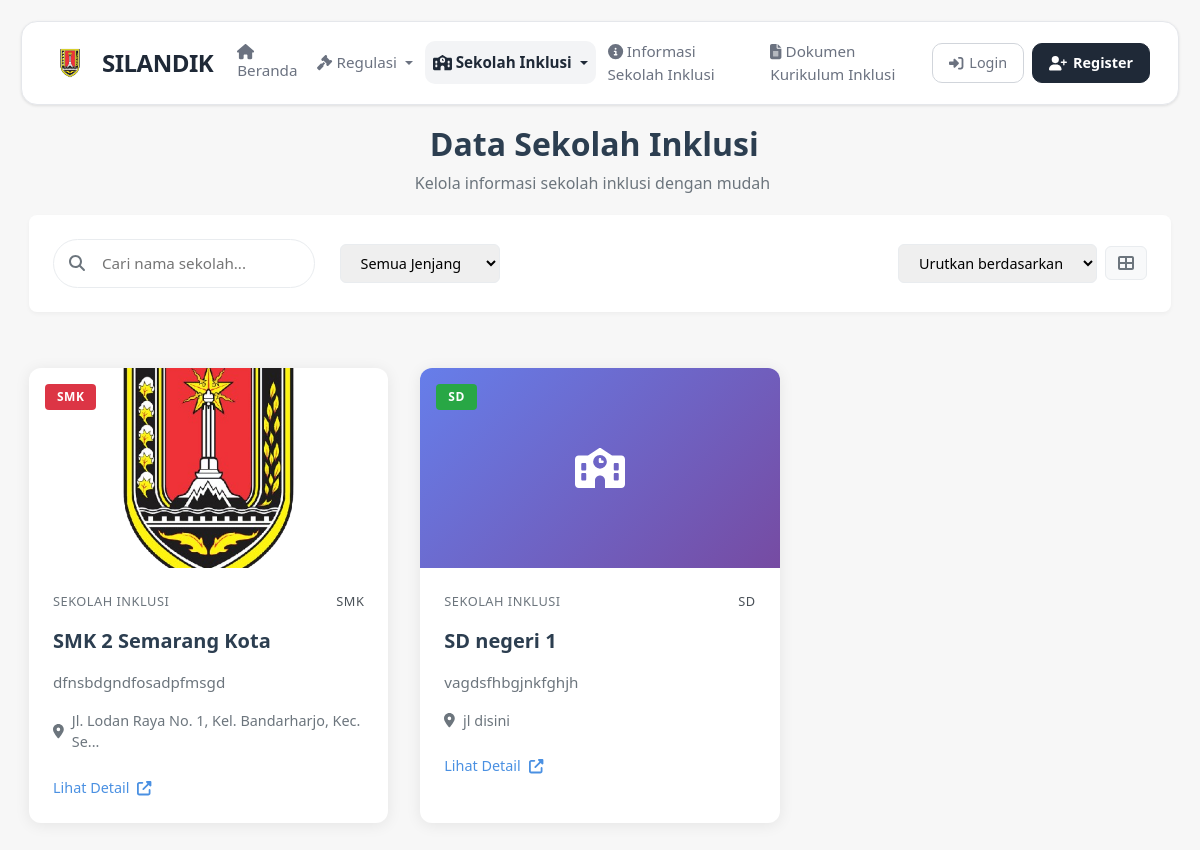
/kategori_data/data_sekolah_inklusi.php, run on the app's committed database.
### tables this page shows
CREATE TABLE `data_sekolah_inklusi` (
  `id` int(11) NOT NULL,
  `npsn` varchar(20) NOT NULL,
  `nama_sekolah` varchar(255) NOT NULL,
  `alamat` varchar(255) NOT NULL,
  `kepala_sekolah` varchar(100) NOT NULL,
  `telepon` varchar(20) DEFAULT NULL,
  `tanggal_berdiri` date DEFAULT NULL,
  `website` varchar(255) DEFAULT NULL,
  `logo_sekolah` varchar(255) DEFAULT NULL,
  `deskripsi` text DEFAULT NULL,
  `jenjang_sekolah` enum('SD','SMP','SMA','SMK') NOT NULL DEFAULT 'SD'
);

### kategori_data/data_sekolah_inklusi.php (the view, shortened to what this page needs)
<?php
include '../partials/head.php';
?>
<div id="background">
    <?php include '../sidebar.php'; ?>
    <div class="header-section">
        <div class="header-container">
            <div class="header-title">
                <h1 class="page-title">Data Sekolah Inklusi</h1>
                <p class="page-subtitle">Kelola informasi sekolah inklusi dengan mudah</p>
            </div>
        </div>
    </div>
    <main>
        <div class="container-fluid px-4">
            <div class="search-section">
                <div class="row align-items-center g-3 flex-wrap">
                    <div class="col-md-3">
                        <div class="search-input-group">
                            <i class="fas fa-search search-icon"></i>
                            <input type="text" class="search-input" placeholder="Cari nama sekolah..." id="searchInput">
                        </div>
                    </div>
                    <div class="col-md-2">
                        <div class="filter-section">
                            <select class="filter-select" id="jenjangFilter">
                                <option value="">Semua Jenjang</option>
                            </select>
                        </div>
                    </div>
                    <div class="col-md-4">
                        <div class="filter-section justify-content-md-end justify-content-start d-flex gap-2">
                            <select class="filter-select" id="sortFilter" style="max-width: 200px;">
                                <option value="">Urutkan berdasarkan</option>
                            </select>
                            <button class="view-toggle" id="viewToggle" title="Toggle View">
                                <i class="fas fa-th-large" id="viewIcon"></i>
                            </button>
                        </div>
                    </div>
                </div>
            </div>
            <div class="cards-grid" id="schoolGrid">
                <?php
                $query = mysqli_query($conn, "
                    SELECT *,
                           COALESCE(jenjang_sekolah, 'SD') as jenjang_sekolah
                    FROM data_sekolah_inklusi
                    ORDER BY id DESC
                ");
                if (!$query) {
                    echo "<div class='alert alert-danger'>Error dalam mengambil data: " . mysqli_error($conn) . "</div>";
                } else {
                    while ($row = mysqli_fetch_assoc($query)) :
                        $image_path = "../upload/" . htmlspecialchars($row['logo_sekolah']);
                        $image_exists = file_exists($image_path) && !empty($row['logo_sekolah']);
                ?>
                        <div class="school-card"
                            data-name="<?= strtolower(htmlspecialchars($row['nama_sekolah'])); ?>"
                            data-desc="<?= strtolower(htmlspecialchars($row['deskripsi'])); ?>"
                            data-jenjang="<?= htmlspecialchars($row['jenjang_sekolah']); ?>">
                            <div class="school-image-container">
                                <?php if ($image_exists): ?>
                                    <img src="<?= $image_path; ?>" class="school-image"
                                        alt="<?= htmlspecialchars($row['nama_sekolah']); ?>"
                                        onerror="this.parentElement.innerHTML='<div class=\'school-image-placeholder\'><i class=\'fas fa-school\'></i></div>'">
                                <?php else: ?>
                                    <div class="school-image-placeholder">
                                        <i class="fas fa-school"></i>
                                    </div>
                                <?php endif; ?>
                                <div class="school-badge <?= strtolower($row['jenjang_sekolah']); ?>"><?= htmlspecialchars($row['jenjang_sekolah']); ?></div>
                            </div>
                            <div class="school-content">
                                <div class="school-meta">
                                    <span class="school-type">SEKOLAH INKLUSI</span>
                                    <span class="school-level"><?= strtoupper(htmlspecialchars($row['jenjang_sekolah'])); ?></span>
                                </div>
                                <h3 class="school-title"><?= htmlspecialchars($row['nama_sekolah']); ?></h3>
                                <p class="school-excerpt">
                                    <?= htmlspecialchars(mb_strimwidth($row['deskripsi'], 0, 100, '...')); ?>
                                </p>
                                <?php if (!empty($row['alamat'])): ?>
                                    <div class="school-location">
                                        <i class="fas fa-map-marker-alt"></i>
                                        <span><?= htmlspecialchars(mb_strimwidth($row['alamat'], 0, 50, '...')); ?></span>
                                    </div>
                                <?php endif; ?>
                                <div class="school-actions">
                                    <a href="detail_sekolahh_inklusi.php?id=<?= $row['id']; ?>" class="view-detail-btn">
                                        Lihat Detail <i class="fas fa-external-link-alt"></i>
                                    </a>
                                </div>
                            </div>
                        </div>
                <?php endwhile;
                } ?>
            </div>
    </main>
</div>
</html>

### data on the page
data_sekolah_inklusi: logo_sekolah (picture), jenjang_sekolah "SMK", nama_sekolah "SMK 2 Semarang Kota", deskripsi "dfnsbdgndfosadpfmsgd", alamat "Jl. Lodan Raya No. 1, Kel. Bandarharjo, Kec. Se..."
data_sekolah_inklusi: jenjang_sekolah "SD", nama_sekolah "SD negeri 1", deskripsi "vagdsfhbgjnkfghjh", alamat "jl disini"
